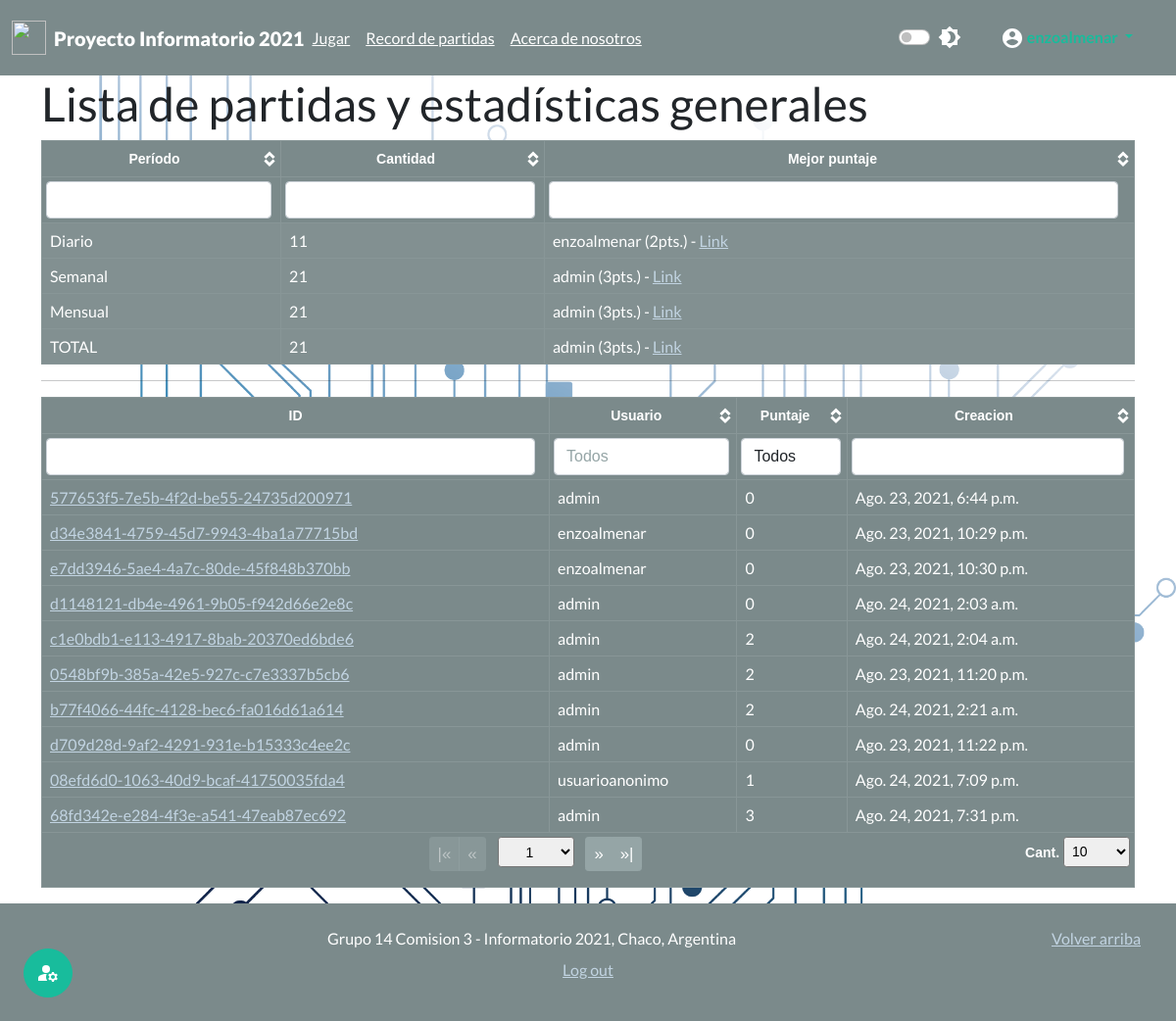
/useradmin/act (signed in), run on the app's committed database.
### juego_chaco/models.py (models this page shows)
class Partida(models.Model):
    id=models.UUIDField(primary_key=True, default=uuid.uuid4, editable=False)
    usuario=models.ForeignKey(User,on_delete=models.CASCADE)
    puntuacion=models.IntegerField()
    fecha = models.DateTimeField(auto_now_add=True, editable=False)

### useradministrator/views.py (the view)
# urls.py: path('useradmin/<str:id>',views.mi_useradmin,name="mi_useradmin"),
@login_required(login_url="login")
@permission_required('authusuario.es_usuario_admin',raise_exception=True)
def mi_useradmin(request,id):
    sw={"prg":admin_cuestionarios,"usr":admin_usuarios,"act":admin_actividades}
    func= sw.get(id,"ERROR")
    if func != "ERROR":
        return func(request)
    raise Http404

### templates/admin/admin_actividades.html (shortened to what this page needs)
{% extends 'base.html' %}
{% load static %}
{% block load_scr %}
<link href={% static 'css/theme.bootstrap_4.css' %} rel="stylesheet">
<link href={% static 'css/jquery.tablesorter.pager.css' %} rel="stylesheet">
{% endblock  %}
{% block content %}
<div class="container">
  <h1>Lista de partidas y estadísticas generales</h2>
  <table class="table table-dark table-bordered table-striped table-hover">
    <thead class="thead-dark text-center">
      <tr>
          <th>Período</th>
          <th>Cantidad</th>
          <th>Mejor puntaje</th>
    </thead>
    <tbody>
      <tr>
          <td>Diario</td>
          <td>{{estadisticas.diario}}</td>
          <td>{{estadisticas.mejor_diario.usuario}} ({{estadisticas.mejor_diario.puntuacion}}pts.) - <a href={% url 'ver-partida' estadisticas.mejor_diario.pk %}>Link</a></td>
      <tr>
      <tr>
          <td>Semanal</td>
          <td>{{estadisticas.semanal}}</td>
          <td>{{estadisticas.mejor_semanal.usuario}} ({{estadisticas.mejor_semanal.puntuacion}}pts.) - <a href={% url 'ver-partida' estadisticas.mejor_semanal.pk %}>Link</a></td>
      <tr>
      <tr>
          <td>Mensual</td>
          <td>{{estadisticas.mensual}}</td>
          <td>{{estadisticas.mejor_mes.usuario}} ({{estadisticas.mejor_mes.puntuacion}}pts.) - <a href={% url 'ver-partida' estadisticas.mejor_mes.pk %}>Link</a></td>
      <tr>
      <tr>
          <td>TOTAL</td>
          <td>{{estadisticas.total}}</td>
          <td>{{estadisticas.mejor.usuario}} ({{estadisticas.mejor.puntuacion}}pts.) - <a href={% url 'ver-partida' estadisticas.mejor.pk %}>Link</a></td>
    </tbody>
  </table>
  <hr>
  <table class="table table-dark table-bordered table-hover table-responsive">
    <thead class="thead-dark text-center">
      <tr>
        <th class="sorter-false filter-exact">ID</th>
        <th class="filter-exact" data-placeholder="Todos">Usuario</th>
        <th class="filter-select filter-exact" data-placeholder="Todos">Puntaje</th>
        <th class="filter-exact">Creacion</th>
    </thead>
    <tfoot class="text-center">
      <tr>
        <th colspan="7" class="ts-pager">
          <div class="form-inline">
            <div class="btn-group btn-group-sm mx-1" role="group">
              <button type="button" class="btn btn-secondary first" title="first">|&laquo;</button>
              <button type="button" class="btn btn-secondary prev" title="previous">&laquo;</button>
            </div>
            <select class="form-control-sm custom-select px-4 mx-1 pagenum" title="N° de página"></select>
            <div class="btn-group btn-group-sm mx-1" role="group">
              <button type="button" class="btn btn-secondary next" title="next">&raquo;</button>
              <button type="button" class="btn btn-secondary last" title="last">&raquo;|</button>
            </div>
            <p class="float-end">
              <a>Cant.</a>
              <select class="form-control-sm custom-select px-1 pagesize" title="Seleccione el tamaño de página">
                <option selected="selected" value="10">10</option>
              </select>
            </p>
          </div>
        </th>
      </tr>
    </tfoot>
    <tbody>
      {% for partida in partidas %}
        <tr>
        <td><a href= {% url 'ver-partida' partida.pk %}>{{partida.pk}}</a></td>
        <td>{{partida.usuario}}</td>
        <td>{{partida.puntuacion}}</td>
        <td>{{partida.fecha}}</td>
        </tr>
      {% endfor %}
    </tbody>
  </table>
</div>
{% endblock  %}

### templates/admin/admin_actividades.html (style rules this page uses)
.tablesorter-pager .btn-group-sm .btn { font-size: 1.2em; }

### data on the page
Partida: mejor_diario.usuario "enzoalmenar", mejor_diario.puntuacion "2"
Partida: mejor_semanal.usuario "admin", mejor_semanal.puntuacion "3", mejor_mes.usuario "admin", mejor_mes.puntuacion "3", mejor.usuario "admin", mejor.puntuacion "3", pk "68fd342e-e284-4f3e-a541-47eab87ec692", usuario "admin", puntuacion "3", fecha "Ago. 24, 2021, 7:31 p.m."
Partida: pk "577653f5-7e5b-4f2d-be55-24735d200971", usuario "admin", puntuacion "0", fecha "Ago. 23, 2021, 6:44 p.m."
Partida: pk "d34e3841-4759-45d7-9943-4ba1a77715bd", usuario "enzoalmenar", puntuacion "0", fecha "Ago. 23, 2021, 10:29 p.m."
Partida: pk "e7dd3946-5ae4-4a7c-80de-45f848b370bb", usuario "enzoalmenar", puntuacion "0", fecha "Ago. 23, 2021, 10:30 p.m."
Partida: pk "d1148121-db4e-4961-9b05-f942d66e2e8c", usuario "admin", puntuacion "0", fecha "Ago. 24, 2021, 2:03 a.m."
Partida: pk "c1e0bdb1-e113-4917-8bab-20370ed6bde6", usuario "admin", puntuacion "2", fecha "Ago. 24, 2021, 2:04 a.m."
Partida: pk "0548bf9b-385a-42e5-927c-c7e3337b5cb6", usuario "admin", puntuacion "2", fecha "Ago. 23, 2021, 11:20 p.m."
Partida: pk "b77f4066-44fc-4128-bec6-fa016d61a614", usuario "admin", puntuacion "2", fecha "Ago. 24, 2021, 2:21 a.m."
Partida: pk "d709d28d-9af2-4291-931e-b15333c4ee2c", usuario "admin", puntuacion "0", fecha "Ago. 23, 2021, 11:22 p.m."
Partida: pk "08efd6d0-1063-40d9-bcaf-41750035fda4", usuario "usuarioanonimo", puntuacion "1", fecha "Ago. 24, 2021, 7:09 p.m."

### other printed values
{{ estadisticas.diario }} "11"
{{ estadisticas.semanal }} "21"
{{ estadisticas.mensual }} "21"
{{ estadisticas.total }} "21"
